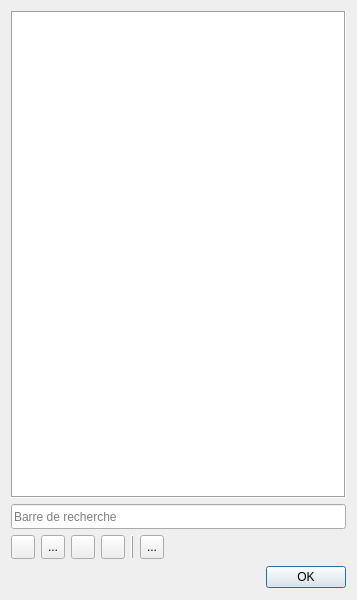
<?xml version="1.0" encoding="UTF-8"?>
<ui version="4.0">
 <author>Nicolas Szakacs</author>
 <class>Dialog</class>
 <widget class="QDialog" name="Dialog">
  <property name="windowModality">
   <enum>Qt::ApplicationModal</enum>
  </property>
  <property name="geometry">
   <rect>
    <x>0</x>
    <y>0</y>
    <width>357</width>
    <height>600</height>
   </rect>
  </property>
  <property name="windowTitle">
   <string>Définition des points fixes</string>
  </property>
  <property name="windowIcon">
   <iconset>
    <normaloff>:/icons/icon.png</normaloff>:/icons/icon.png</iconset>
  </property>
  <property name="windowOpacity">
   <double>1.000000000000000</double>
  </property>
  <property name="toolTip">
   <string/>
  </property>
  <property name="modal">
   <bool>false</bool>
  </property>
  <layout class="QGridLayout" name="gridLayout">
   <item row="0" column="0">
    <widget class="QTableView" name="tblDatPF">
     <property name="sizePolicy">
      <sizepolicy hsizetype="Expanding" vsizetype="Expanding">
       <horstretch>0</horstretch>
       <verstretch>0</verstretch>
      </sizepolicy>
     </property>
     <property name="maximumSize">
      <size>
       <width>16777215</width>
       <height>16777215</height>
      </size>
     </property>
     <property name="cursor" stdset="0">
      <cursorShape>ArrowCursor</cursorShape>
     </property>
     <property name="contextMenuPolicy">
      <enum>Qt::CustomContextMenu</enum>
     </property>
     <property name="frameShape">
      <enum>QFrame::Box</enum>
     </property>
     <property name="editTriggers">
      <set>QAbstractItemView::NoEditTriggers</set>
     </property>
     <property name="alternatingRowColors">
      <bool>false</bool>
     </property>
     <property name="selectionMode">
      <enum>QAbstractItemView::ExtendedSelection</enum>
     </property>
     <property name="selectionBehavior">
      <enum>QAbstractItemView::SelectRows</enum>
     </property>
     <property name="sortingEnabled">
      <bool>true</bool>
     </property>
     <property name="cornerButtonEnabled">
      <bool>false</bool>
     </property>
     <attribute name="horizontalHeaderCascadingSectionResizes">
      <bool>false</bool>
     </attribute>
     <attribute name="horizontalHeaderShowSortIndicator" stdset="0">
      <bool>true</bool>
     </attribute>
     <attribute name="horizontalHeaderStretchLastSection">
      <bool>false</bool>
     </attribute>
     <attribute name="verticalHeaderShowSortIndicator" stdset="0">
      <bool>false</bool>
     </attribute>
    </widget>
   </item>
   <item row="2" column="0">
    <layout class="QHBoxLayout" name="horizontalLayout">
     <property name="topMargin">
      <number>0</number>
     </property>
     <item>
      <widget class="QToolButton" name="btnDatSetPFP">
       <property name="minimumSize">
        <size>
         <width>24</width>
         <height>24</height>
        </size>
       </property>
       <property name="cursor">
        <cursorShape>PointingHandCursor</cursorShape>
       </property>
       <property name="focusPolicy">
        <enum>Qt::NoFocus</enum>
       </property>
       <property name="toolTip">
        <string>Fixe en planimétrie</string>
       </property>
       <property name="text">
        <string/>
       </property>
       <property name="icon">
        <iconset>
         <normaloff>:/icons/icons8-triangle-24_full.png</normaloff>:/icons/icons8-triangle-24_full.png</iconset>
       </property>
      </widget>
     </item>
     <item>
      <widget class="QToolButton" name="btnDatSetPFA">
       <property name="minimumSize">
        <size>
         <width>24</width>
         <height>24</height>
        </size>
       </property>
       <property name="cursor">
        <cursorShape>PointingHandCursor</cursorShape>
       </property>
       <property name="focusPolicy">
        <enum>Qt::NoFocus</enum>
       </property>
       <property name="toolTip">
        <string>Fixe en altimétrie</string>
       </property>
       <property name="text">
        <string>...</string>
       </property>
       <property name="icon">
        <iconset>
         <normalon>:/icons/icons8-cercle-full-16.png</normalon>
        </iconset>
       </property>
       <property name="iconSize">
        <size>
         <width>10</width>
         <height>10</height>
        </size>
       </property>
      </widget>
     </item>
     <item>
      <widget class="QToolButton" name="btnDatRmvPFP">
       <property name="minimumSize">
        <size>
         <width>24</width>
         <height>24</height>
        </size>
       </property>
       <property name="cursor">
        <cursorShape>PointingHandCursor</cursorShape>
       </property>
       <property name="focusPolicy">
        <enum>Qt::NoFocus</enum>
       </property>
       <property name="toolTip">
        <string>Variable en planimétrie</string>
       </property>
       <property name="text">
        <string/>
       </property>
       <property name="icon">
        <iconset>
         <normaloff>:/icons/icons8-triangle-24_empty.png</normaloff>:/icons/icons8-triangle-24_empty.png</iconset>
       </property>
      </widget>
     </item>
     <item>
      <widget class="QToolButton" name="btnDatRmvPFA">
       <property name="minimumSize">
        <size>
         <width>24</width>
         <height>24</height>
        </size>
       </property>
       <property name="cursor">
        <cursorShape>PointingHandCursor</cursorShape>
       </property>
       <property name="focusPolicy">
        <enum>Qt::NoFocus</enum>
       </property>
       <property name="toolTip">
        <string>Variable en altimétrie</string>
       </property>
       <property name="text">
        <string/>
       </property>
       <property name="icon">
        <iconset>
         <normaloff>:/icons/icons8-cercle-empty-24.png</normaloff>:/icons/icons8-cercle-empty-24.png</iconset>
       </property>
       <property name="iconSize">
        <size>
         <width>12</width>
         <height>12</height>
        </size>
       </property>
      </widget>
     </item>
     <item>
      <widget class="Line" name="line">
       <property name="frameShadow">
        <enum>QFrame::Raised</enum>
       </property>
       <property name="orientation">
        <enum>Qt::Vertical</enum>
       </property>
      </widget>
     </item>
     <item>
      <widget class="QToolButton" name="btnDatSelAll">
       <property name="minimumSize">
        <size>
         <width>24</width>
         <height>24</height>
        </size>
       </property>
       <property name="cursor">
        <cursorShape>PointingHandCursor</cursorShape>
       </property>
       <property name="focusPolicy">
        <enum>Qt::NoFocus</enum>
       </property>
       <property name="toolTip">
        <string>Sélectionner toutes les lignes</string>
       </property>
       <property name="text">
        <string>...</string>
       </property>
       <property name="icon">
        <iconset>
         <normaloff>:/icons/icons8-rows-50.png</normaloff>:/icons/icons8-rows-50.png</iconset>
       </property>
      </widget>
     </item>
     <item>
      <spacer name="horizontalSpacer">
       <property name="orientation">
        <enum>Qt::Horizontal</enum>
       </property>
       <property name="sizeHint" stdset="0">
        <size>
         <width>40</width>
         <height>20</height>
        </size>
       </property>
      </spacer>
     </item>
    </layout>
   </item>
   <item row="3" column="0">
    <widget class="QDialogButtonBox" name="buttonBox">
     <property name="sizePolicy">
      <sizepolicy hsizetype="Minimum" vsizetype="Fixed">
       <horstretch>0</horstretch>
       <verstretch>0</verstretch>
      </sizepolicy>
     </property>
     <property name="minimumSize">
      <size>
       <width>75</width>
       <height>24</height>
      </size>
     </property>
     <property name="cursor">
      <cursorShape>PointingHandCursor</cursorShape>
     </property>
     <property name="focusPolicy">
      <enum>Qt::TabFocus</enum>
     </property>
     <property name="orientation">
      <enum>Qt::Horizontal</enum>
     </property>
     <property name="standardButtons">
      <set>QDialogButtonBox::Ok</set>
     </property>
    </widget>
   </item>
   <item row="1" column="0">
    <widget class="QLineEdit" name="txtDatSearch">
     <property name="sizePolicy">
      <sizepolicy hsizetype="Minimum" vsizetype="Fixed">
       <horstretch>0</horstretch>
       <verstretch>0</verstretch>
      </sizepolicy>
     </property>
     <property name="minimumSize">
      <size>
       <width>0</width>
       <height>25</height>
      </size>
     </property>
     <property name="toolTip">
      <string>Effectue une recherche dans les 3 colonnes.</string>
     </property>
     <property name="placeholderText">
      <string>Barre de recherche</string>
     </property>
     <property name="clearButtonEnabled">
      <bool>true</bool>
     </property>
    </widget>
   </item>
  </layout>
 </widget>
 <tabstops>
  <tabstop>tblDatPF</tabstop>
  <tabstop>txtDatSearch</tabstop>
  <tabstop>buttonBox</tabstop>
 </tabstops>
 <resources/>
 <connections>
  <connection>
   <sender>buttonBox</sender>
   <signal>accepted()</signal>
   <receiver>Dialog</receiver>
   <slot>accept()</slot>
   <hints>
    <hint type="sourcelabel">
     <x>248</x>
     <y>254</y>
    </hint>
    <hint type="destinationlabel">
     <x>157</x>
     <y>274</y>
    </hint>
   </hints>
  </connection>
  <connection>
   <sender>buttonBox</sender>
   <signal>rejected()</signal>
   <receiver>Dialog</receiver>
   <slot>reject()</slot>
   <hints>
    <hint type="sourcelabel">
     <x>316</x>
     <y>260</y>
    </hint>
    <hint type="destinationlabel">
     <x>286</x>
     <y>274</y>
    </hint>
   </hints>
  </connection>
 </connections>
</ui>
